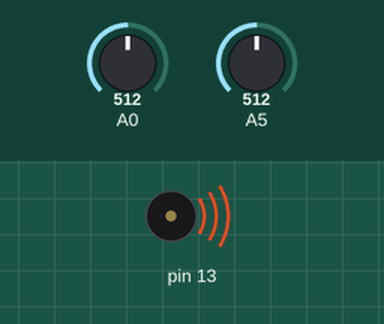
This sketch was run on a simulated Arduino Uno, built with avr-gcc and run on an emulated ATmega328P. Parts: buzzer (waves = sounding). The inputs (shaded band) are chosen by the test bench; at power-on: A0 = 512, A5 = 512. What the sketch prints to the serial monitor is not drawn.

Above: at 1.2 s.
1.3 s: A0 set to 166
At 1.9 s:
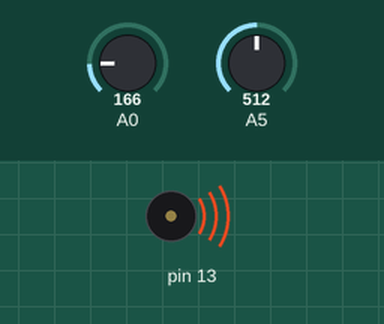
2.8 s: A0 set to 143
At 3.9 s:
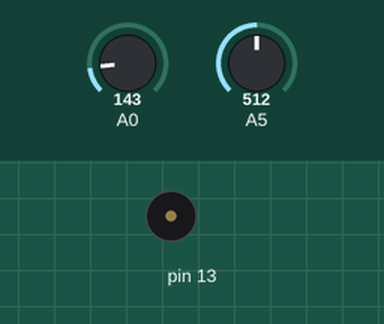
4.3 s: A5 set to 1013
5.8 s: A5 set to 1023
7.7 s: A0 set to 306
At 8.8 s:
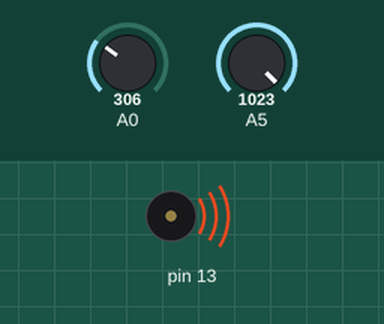
Timing chart, 0 to 10.2 s (numbered marks = the images above; inputs shaded):
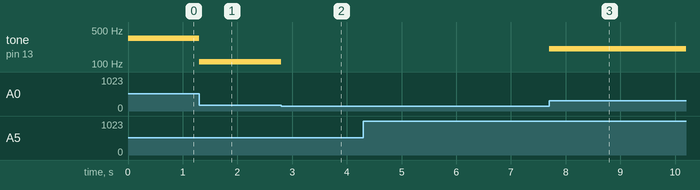

The sketch:

ArduinoCode.ino
```cpp
int sensorValue = 0;
bool Active = false;
void setup() {
  // put your setup code here, to run once:
  pinMode(A0, INPUT);
  pinMode(13, OUTPUT);
  pinMode(A5,INPUT);
  Serial.begin(2000000);
}

void loop() {
    // put your main code here, to run repeatedly:
    // read the value from the sensor
    float sensorValue = float(analogRead(A0))/1.5;
    if (sensorValue > 100 ){
        // turn the LED on
        tone(13,sensorValue);
    }else{
      noTone(13);
    }
    if (analogRead(A5)==1023) {
        Serial.println("Hit");
    }

}
```

Measured:
- the behaviour switches between 151 and 150 on A0 (found by bisection; images 1 and 2)
- after the input at 1.3 s, tone on pin 13: 341 Hz → 110 Hz at once
- after the input at 2.8 s, tone on pin 13: 110 Hz → silent at once
- after the input at 7.7 s, tone on pin 13: silent → 204 Hz at once
